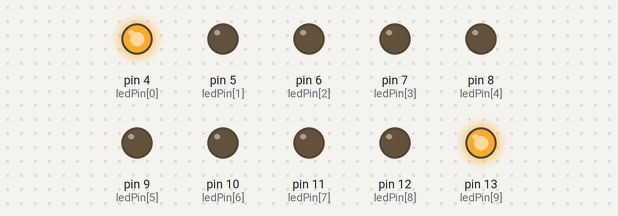
Bench run of a sketch on a simulated Arduino Uno, built with avr-gcc and run on an emulated ATmega328P. Parts: output pins drawn as LEDs (lit = HIGH).

Above: at 0.2 s.
At 1.2 s:
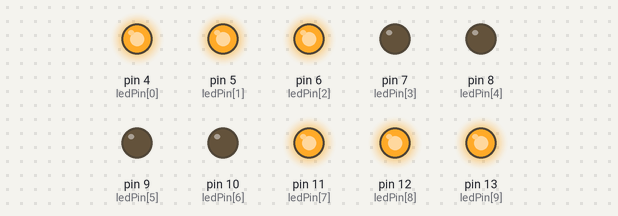
At 2.2 s:
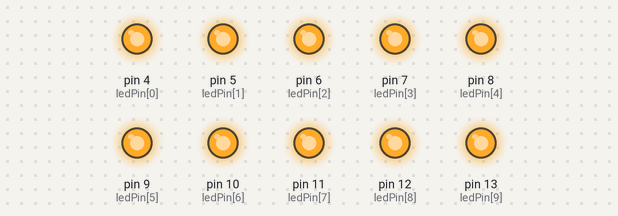
At 2.7 s:
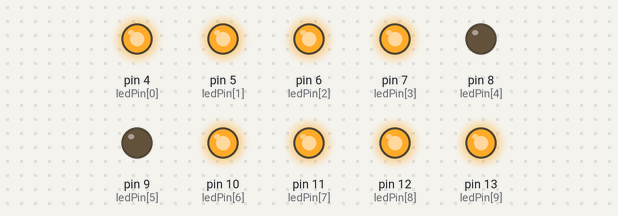
At 4.7 s:
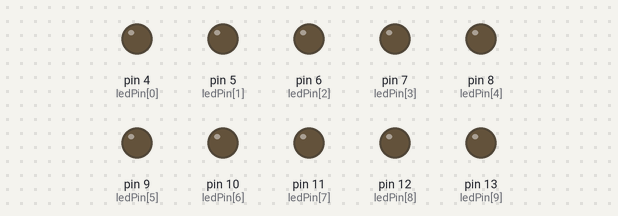
At 5.7 s:
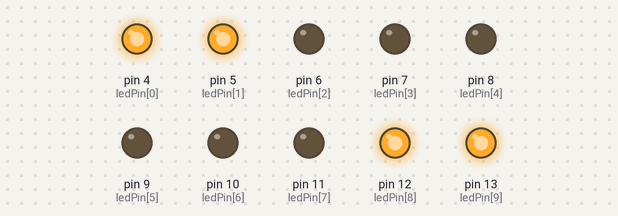
Timing chart, 0 to 6.5 s (numbered marks = the images above):
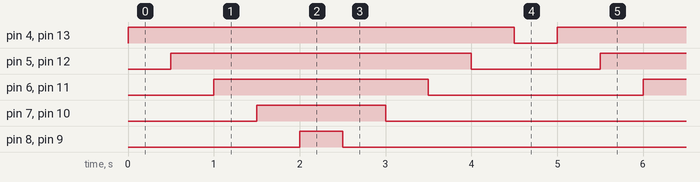

Measured:
- by itself, pin 4 (ledPin[0]), pin 13 (ledPin[9]): alternates HIGH for 4.5 s and LOW for 0.50 s
- by itself, pin 5 (ledPin[1]), pin 12 (ledPin[8]): alternates HIGH for 3.5 s and LOW for 1.5 s
- by itself, pin 6 (ledPin[2]), pin 11 (ledPin[7]): alternates HIGH for 2.5 s and LOW for 2.5 s
- by itself, pin 7 (ledPin[3]), pin 10 (ledPin[6]): alternates HIGH for 1.5 s and LOW for 3.5 s
- by itself, pin 8 (ledPin[4]), pin 9 (ledPin[5]): alternates HIGH for 0.50 s and LOW for 4.5 s

The sketch:

Bai5-III.ino
```cpp
byte ledPin[] = {4, 5, 6, 7, 8, 9, 10, 11, 12, 13};

void setup() {
  Serial.begin(9600);
  for (int x=0; x<10; x++) {
    pinMode(ledPin[x],OUTPUT);
  }
}

void loop() {
  for (int x=0; x<5; x++) {
    digitalWrite(ledPin[x],HIGH);
    digitalWrite(ledPin[9-x],HIGH);
    delay(500);
  }
  for (int x=4; x>=0; x--) {
    digitalWrite(ledPin[x],LOW);
    digitalWrite(ledPin[9-x],LOW);
    delay(500);
  }
}
```
